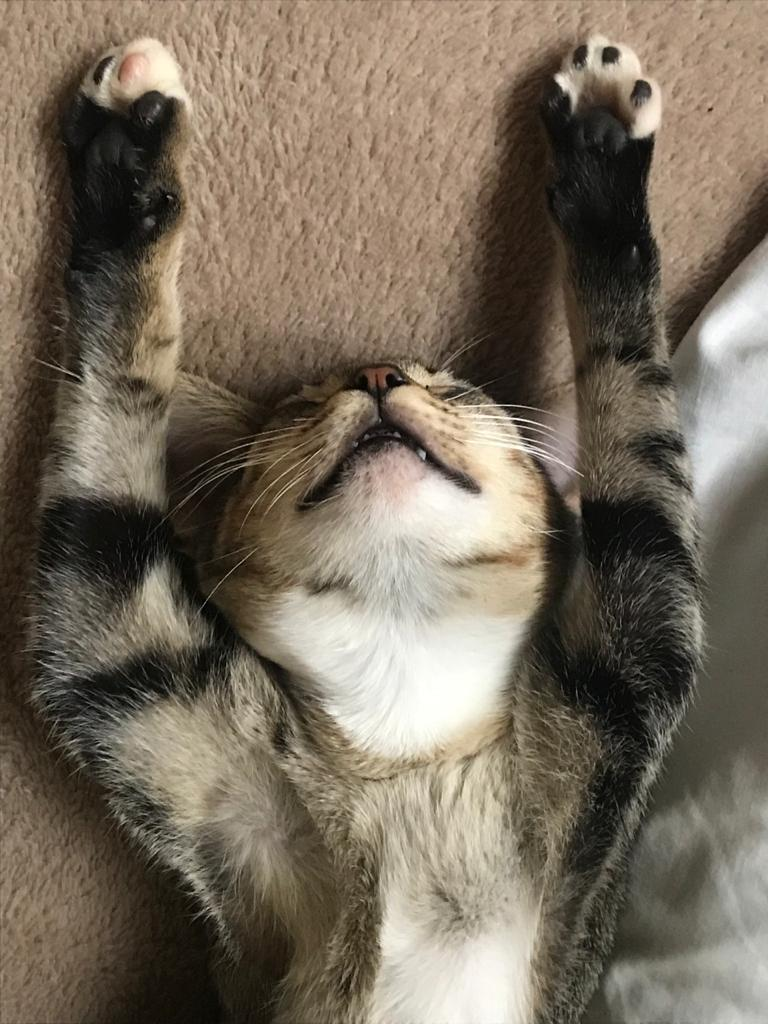
#> input picture Final/gatineo.jpeg, 768 x 1024 px
$ python main.py
#> lines starting #> are read from the running program, lines starting #| are printed output that depends on the picture
#!/usr/bin/env python
# coding: utf-8

get_ipython().run_line_magic('matplotlib', 'inline')
import cv2 # OpenCV
import matplotlib.pyplot as plt # Matplotlib
import numpy as np # Numpy
import scipy
from scipy import ndimage
from pylab import *
import scipy.signal as signal

#1 carregar uma imagem em escala de cinza
img = cv2.imread('gatineo.jpeg')
#> img is the input picture: shape (1024, 768, 3); mean B, G, R 93.1, 108.4, 119.5

def colorToMono(img):
    img= cv2.cvtColor(img,cv2.COLOR_BGR2RGB)
    mono = cv2.cvtColor(img,cv2.COLOR_RGB2GRAY) #preto e branco
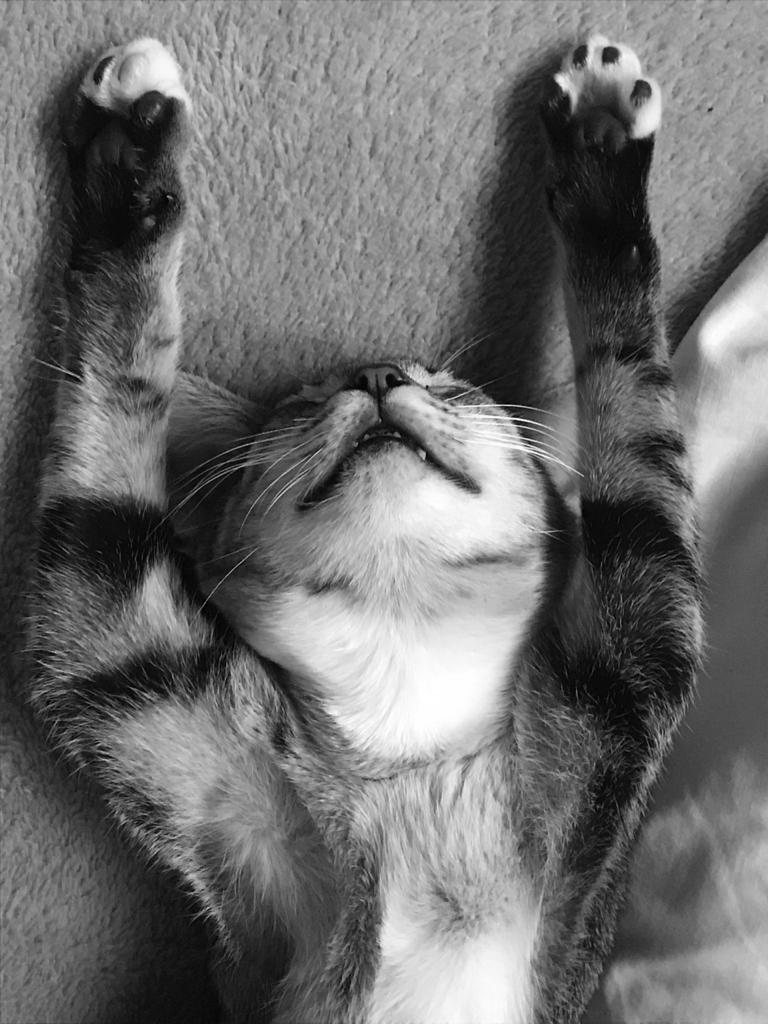
#> mono: shape (1024, 768); min 0, max 255, mean 110
    fig, ax = plt.subplots(1, 2, figsize=(32, 32))

    fig.subplots_adjust(hspace=0, wspace=0)

    ax[1].xaxis.set_major_locator(plt.NullLocator())
    ax[1].yaxis.set_major_locator(plt.NullLocator())
    ax[1].imshow(cv2.cvtColor(mono, cv2.COLOR_GRAY2RGB) )

    ax[0].xaxis.set_major_locator(plt.NullLocator())
    ax[0].yaxis.set_major_locator(plt.NullLocator())
    ax[0].imshow(img)
    return mono

mono =colorToMono(img)


#2 Função para receber um filtro e aplicar o 2D separável

# [22 lines left out: functions filtro_separavel, trunca, not called in this run]

#Calculando a inversa (h[n]), filtro derivativo

def foo(x):
    return -1j*((2j*np.pi*x*np.exp(2j*np.pi*x) - np.exp(2j*np.pi*x) + 1) / (2*np.pi*x**2))
    #return int((1/n))

result = []
n = []
for i in range(-500,500):
    result.append(foo(i))
    n.append(i)

#Plotando
fig = plt.figure(facecolor='w')
ax = fig.add_subplot(111, facecolor='w', axisbelow=True)
ax.plot(n, result, 'k', alpha=0.95, lw=4, linestyle='-', label=' Filtro Derivativo Ideal h[n]')

ax.legend(loc='best')
ax.set_title("Filtro derivativo h[n] = 1/n, com fase nula.")
ax.set_xlabel('t')
ax.set_ylabel(' Filtro Derivativo Ideal h[n]')
ax.set_ylim(-2,2)

ax.yaxis.set_tick_params(length=0)
ax.xaxis.set_tick_params(length=0)
#> (the run stopped early here; a loop or call above may not have finished)
